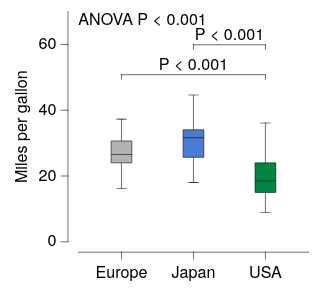

Specify this chart in Vega-Lite:
### Vega-Lite specification from a JSON file in a GitHub repository (floating-point values rounded to 4 significant figures; data arrays with more than 128 entries replaced by an {"elided": "..."} marker saying what was removed)
{"background": null, "config": {"arc": {"fill": "#DBDBDB", "fillOpacity": 1.0, "innerRadius": 25.0, "padAngle": 0.03, "stroke": "black", "strokeOpacity": 1, "strokeWidth": 0.25}, "area": {"fill": "#DBDBDB", "fillOpacity": 1.0, "stroke": "black", "strokeOpacity": 1, "strokeWidth": 0.25}, "axis": {"domain": true, "domainCap": "round", "domainColor": "black", "domainWidth": 0.25, "grid": false, "gridCap": "round", "gridColor": "#F1F1F1", "gridDash": [0, 0], "gridOpacity": 1.0, "gridWidth": 0.25, "labelColor": "black", "labelFont": "Helvetica Neue, HelveticaNeue, Helvetica, Arial, sans-serif", "labelFontSize": 7, "labelFontStyle": "normal", "labelFontWeight": 400, "offset": 4.5, "ticks": true, "tickCap": "round", "tickColor": "black", "tickRound": false, "tickSize": 3, "tickWidth": 0.25, "titleColor": "black", "titleFont": "Helvetica Neue, HelveticaNeue, Helvetica, Arial, sans-serif", "titleFontSize": 7, "titleFontStyle": "normal", "titleFontWeight": 400}, "axisX": {"domain": true, "labelAlign": "center", "labelAngle": 0, "labels": true, "ticks": true, "translate": 0}, "axisY": {"domain": true, "labelAlign": "right", "labelAngle": 0, "labels": true, "ticks": true, "translate": 0}, "axisRight": {"domain": true, "labelAlign": "left", "labelAngle": 0, "labels": true, "ticks": true, "translate": 0}, "axisTop": {"domain": true, "labelAlign": "center", "labelAngle": 0, "labels": true, "ticks": true, "translate": 0}, "axisBand": {"tickOffset": 0}, "bar": {"fill": "#DBDBDB", "fillOpacity": 1.0, "stroke": "black", "strokeOpacity": 1, "strokeWidth": 0.25}, "boxplot": {"size": 9.0, "ticks": {"cornerRadius": 0.25, "fill": "black", "opacity": 1, "size": 4.5, "thickness": 0.25}, "box": {"fillOpacity": 1.0, "stroke": "black", "strokeOpacity": 1, "strokeWidth": 0.25}, "median": {"cornerRadius": 0, "fill": "black", "fillOpacity": 1.0, "opacity": 1, "size": 9.0, "thickness": 0.25}, "rule": {"fill": "black", "fillOpacity": 1.0, "size": 10.0, "stroke": "black", "strokeDash": [0, 0], "strokeOpacity": 1, "strokeWidth": 0.25}, "outliers": {"color": "black", "fill": "black", "fillOpacity": 1.0, "size": 0, "stroke": "black", "strokeOpacity": 1, "strokeWidth": 0.25}}, "circle": {"fill": "black", "fillOpacity": 1.0, "size": 1.25, "stroke": null, "strokeOpacity": 1, "strokeWidth": 0.25}, "errorband": {"band": {"fillOpacity": 0.6, "stroke": null, "strokeWidth": 0.25, "strokeOpacity": 1}, "borders": {"opacity": 0, "strokeOpacity": 0.25, "strokeWidth": 1}}, "errorbar": {"opacity": 1, "rule": {"strokeDash": [0, 0], "strokeWidth": 0.25}, "ticks": {"color": "black", "cornerRadius": 0.125, "opacity": 1, "size": 6.0, "thickness": 0.25}, "thickness": 0.25}, "font": "Helvetica Neue, HelveticaNeue, Helvetica, Arial, sans-serif", "geoshape": {"fill": "#DBDBDB", "fillOpacity": 1.0, "stroke": "black", "strokeOpacity": 1, "strokeWidth": 0.25}, "header": {"labelColor": "black", "labelFont": "Helvetica Neue, HelveticaNeue, Helvetica, Arial, sans-serif", "labelFontSize": 7, "labelFontStyle": "normal", "labelFontWeight": 400, "titleColor": "black", "titleFont": "Helvetica Neue, HelveticaNeue, Helvetica, Arial, sans-serif", "titleFontSize": 7, "titleFontStyle": "normal", "titleFontWeight": 400, "titlePadding": 0}, "legend": {"disable": false, "offset": 4.5, "titlePadding": 4, "labelOffset": 2, "gradientLabelOffset": 2, "gradientLength": 50.0, "gradientThickness": 5.0, "gradientOpacity": 1.0, "gradientStrokeColor": "black", "gradientStrokeWidth": 0.25, "labelColor": "black", "labelFont": "Helvetica Neue, HelveticaNeue, Helvetica, Arial, sans-serif", "labelFontSize": 7, "labelFontStyle": "normal", "labelFontWeight": 400, "strokeColor": "black", "strokeWidth": 0, "symbolSize": 42, "symbolStrokeColor": "black", "symbolStrokeWidth": 0.25, "titleColor": "black", "titleFont": "Helvetica Neue, HelveticaNeue, Helvetica, Arial, sans-serif", "titleFontSize": 7, "titleFontStyle": "normal", "titleFontWeight": 400}, "line": {"color": "black", "stroke": "black", "strokeCap": "butt", "strokeDash": [0, 0], "strokeOpacity": 1, "strokeWidth": 0.5}, "point": {"filled": true, "fill": "#DBDBDB", "fillOpacity": 1.0, "size": 5.0, "stroke": "black", "strokeOpacity": 1, "strokeWidth": 0.25}, "range": {"category": ["#B2B2B2", "#4A7CD3", "#008542", "#664CAF", "#509F98", "#636363", "#284F93", "#005226", "#382864", "#285753"], "diverging": {"scheme": ["#443E60", "#5F597E", "#7C759B", "#9994B6", "#B7B4CC", "#D6D5DC", "#F6F6F6", "#D1DAD9", "#A4C2BF", "#7AA9A4", "#578E89", "#37736E", "#1B5954"]}, "heatmap": {"scheme": ["#440154", "#472270", "#433E82", "#38598C", "#2C728E", "#238A8D", "#24A086", "#39B578", "#5DC862", "#96D646", "#CAE02D", "#FDE724"]}, "ordinal": {"scheme": ["#F1F1F1", "#DBDBDB", "#C6C6C6", "#B2B2B2", "#9D9D9D", "#898989", "#767676", "#636363", "#515151", "#404040", "#2F2F2F", "#1F1F1F"]}, "ramp": {"scheme": ["#440154", "#472270", "#433E82", "#38598C", "#2C728E", "#238A8D", "#24A086", "#39B578", "#5DC862", "#96D646", "#CAE02D", "#FDE724"]}}, "rule": {"color": "black", "stroke": "black", "strokeCap": "round", "strokeDash": [2, 2], "strokeOpacity": 1, "strokeWidth": 0.25}, "scale": {"barBandPaddingInner": 0.1, "rectBandPaddingInner": 0, "tickBandPaddingInner": 0.1, "bandPaddingOuter": 0.1, "bandWithNestedOffsetPaddingInner": 0.2, "bandWithNestedOffsetPaddingOuter": 0.2, "offsetBandPaddingInner": 0, "offsetBandPaddingOuter": 0, "round": false}, "rect": {"fill": "#DBDBDB", "fillOpacity": 1.0, "stroke": "black", "strokeOpacity": 1, "strokeWidth": 0.25}, "square": {"fill": "#DBDBDB", "fillOpacity": 1.0, "size": 10.0, "stroke": "black", "strokeOpacity": 1, "strokeWidth": 0.25}, "text": {"color": "black", "font": "Helvetica Neue, HelveticaNeue, Helvetica, Arial, sans-serif", "fontSize": 7, "fontStyle": "normal", "fontWeight": 400}, "tick": {"color": "black", "cornerRadius": 0.125, "opacity": 1.0, "size": 9.0, "thickness": 0.25}, "title": {"anchor": "middle", "frame": "group", "color": "black", "font": "Helvetica Neue, HelveticaNeue, Helvetica, Arial, sans-serif", "fontSize": 7, "fontStyle": "normal", "fontWeight": 400, "subtitleColor": "black", "subtitleFont": "Helvetica Neue, HelveticaNeue, Helvetica, Arial, sans-serif", "subtitleFontSize": "Helvetica Neue, HelveticaNeue, Helvetica, Arial, sans-serif", "subtitleFontStyle": "normal", "subtitleFontWeight": 400}, "trail": {"color": "black", "opacity": 1, "size": 0.5}, "view": {"continuousWidth": 100, "continuousHeight": 100, "discreteWidth": 100, "discreteHeight": 100, "fill": null, "stroke": null, "strokeWidth": 0.25}}, "layer": [{"data": {"name": "data-84942684f44a0939f6e50b33ec91a880"}, "mark": {"type": "boxplot"}, "encoding": {"color": {"field": "Origin", "legend": null, "type": "nominal"}, "x": {"field": "Origin", "sort": ["Europe", "Japan", "USA"], "title": null, "type": "nominal"}, "y": {"field": "Miles_per_Gallon", "title": "Miles per gallon", "type": "quantitative"}}}, {"layer": [{"data": {"values": [{"__dysonsphere__": 1}]}, "mark": {"type": "text", "align": "left", "angle": 0, "baseline": "top", "dx": 0, "dy": 0, "fontSize": 7, "opacity": 1.0}, "encoding": {"text": {"value": "ANOVA P < 0.001"}, "x": {"value": 0}, "y": {"value": 0}}}, {"layer": [{"data": {"values": [{"x": "Europe", "x2": "USA", "y": 46.6, "__dysonsphere__": 1}]}, "mark": {"type": "rule", "strokeCap": "round", "strokeDash": [0, 0], "strokeWidth": 0.25, "yOffset": -6.0}, "encoding": {"x": {"value": 18.75}, "x2": {"value": 81.25}, "y": {"field": "y", "scale": {"domainMax": 70.0}, "type": "quantitative"}}}, {"data": {"values": [{"x": "Europe", "y": 46.6, "y2": 46.6, "__dysonsphere__": 1}]}, "mark": {"type": "rule", "strokeCap": "round", "strokeDash": [0, 0], "strokeWidth": 0.25, "y2Offset": -4.0, "yOffset": -6.0}, "encoding": {"x": {"value": 18.75}, "y": {"field": "y", "type": "quantitative"}, "y2": {"field": "y2"}}}, {"data": {"values": [{"x": "USA", "y": 46.6, "y2": 46.6, "__dysonsphere__": 1}]}, "mark": {"type": "rule", "strokeCap": "round", "strokeDash": [0, 0], "strokeWidth": 0.25, "y2Offset": -4.0, "yOffset": -6.0}, "encoding": {"x": {"value": 81.25}, "y": {"field": "y", "type": "quantitative"}, "y2": {"field": "y2"}}}, {"data": {"values": [{"y": 46.6, "label": "P < 0.001", "__dysonsphere__": 1}]}, "mark": {"type": "text", "align": "center", "dy": -10.0, "fontSize": 7}, "encoding": {"text": {"field": "label", "type": "nominal"}, "x": {"value": 50.0}, "y": {"field": "y", "type": "quantitative"}}}]}, {"layer": [{"data": {"values": [{"x": "Japan", "x2": "USA", "y": 46.6, "__dysonsphere__": 1}]}, "mark": {"type": "rule", "strokeCap": "round", "strokeDash": [0, 0], "strokeWidth": 0.25, "yOffset": -19.0}, "encoding": {"x": {"value": 50.0}, "x2": {"value": 81.25}, "y": {"field": "y", "type": "quantitative"}}}, {"data": {"values": [{"x": "Japan", "y": 46.6, "y2": 46.6, "__dysonsphere__": 1}]}, "mark": {"type": "rule", "strokeCap": "round", "strokeDash": [0, 0], "strokeWidth": 0.25, "y2Offset": -17.0, "yOffset": -19.0}, "encoding": {"x": {"value": 50.0}, "y": {"field": "y", "type": "quantitative"}, "y2": {"field": "y2"}}}, {"data": {"values": [{"x": "USA", "y": 46.6, "y2": 46.6, "__dysonsphere__": 1}]}, "mark": {"type": "rule", "strokeCap": "round", "strokeDash": [0, 0], "strokeWidth": 0.25, "y2Offset": -17.0, "yOffset": -19.0}, "encoding": {"x": {"value": 81.25}, "y": {"field": "y", "type": "quantitative"}, "y2": {"field": "y2"}}}, {"data": {"values": [{"y": 46.6, "label": "P < 0.001", "__dysonsphere__": 1}]}, "mark": {"type": "text", "align": "center", "dy": -23.0, "fontSize": 7}, "encoding": {"text": {"field": "label", "type": "nominal"}, "x": {"value": 65.62}, "y": {"field": "y", "type": "quantitative"}}}]}], "name": "__dysonsphere_a8072f9dd9668dfd_13"}], "$schema": "https://vega.github.io/schema/vega-lite/v6.4.1.json", "datasets": {"data-84942684f44a0939f6e50b33ec91a880": {"elided": "398 records"}}}
